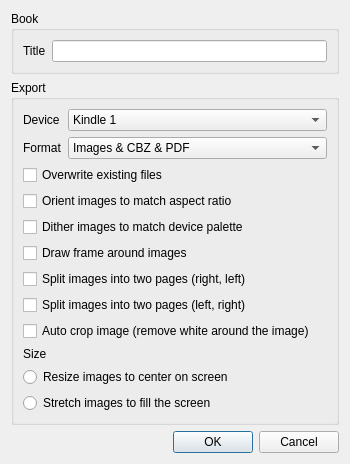
<?xml version="1.0" encoding="UTF-8"?>
<ui version="4.0">
 <class>DialogOptions</class>
 <widget class="QDialog" name="DialogOptions">
  <property name="geometry">
   <rect>
    <x>0</x>
    <y>0</y>
    <width>350</width>
    <height>363</height>
   </rect>
  </property>
  <property name="windowTitle">
   <string>Options</string>
  </property>
  <layout class="QVBoxLayout" name="verticalLayout">
   <item>
    <widget class="QGroupBox" name="groupBox">
     <property name="title">
      <string>Book</string>
     </property>
     <property name="flat">
      <bool>false</bool>
     </property>
     <layout class="QFormLayout" name="formLayout">
      <item row="0" column="0">
       <widget class="QLabel" name="label">
        <property name="text">
         <string>Title</string>
        </property>
       </widget>
      </item>
      <item row="0" column="1">
       <widget class="QLineEdit" name="lineEditTitle"/>
      </item>
     </layout>
    </widget>
   </item>
   <item>
    <widget class="QGroupBox" name="groupBox_2">
     <property name="title">
      <string>Export</string>
     </property>
     <layout class="QVBoxLayout" name="verticalLayout_2">
      <item>
       <layout class="QFormLayout" name="formLayout_2">
        <property name="fieldGrowthPolicy">
         <enum>QFormLayout::AllNonFixedFieldsGrow</enum>
        </property>
        <item row="0" column="0">
         <widget class="QLabel" name="label_2">
          <property name="text">
           <string>Device</string>
          </property>
         </widget>
        </item>
        <item row="0" column="1">
         <widget class="QComboBox" name="comboBoxDevice">
          <item>
           <property name="text">
            <string>Kindle 1</string>
           </property>
          </item>
          <item>
           <property name="text">
            <string>Kindle 2</string>
           </property>
          </item>
          <item>
           <property name="text">
            <string>Kindle 3</string>
           </property>
          </item>
          <item>
           <property name="text">
            <string>Kindle 4</string>
           </property>
          </item>
          <item>
           <property name="text">
            <string>Kindle 5</string>
           </property>
          </item>
          <item>
           <property name="text">
            <string>Kindle DX</string>
           </property>
          </item>
          <item>
           <property name="text">
            <string>Kindle DXG</string>
           </property>
          </item>
          <item>
           <property name="text">
            <string>Kindle Touch</string>
           </property>
          </item>
          <item>
           <property name="text">
            <string>Kindle Paperwhite</string>
           </property>
          </item>
          <item>
           <property name="text">
            <string>Kindle Paperwhite 3</string>
           </property>
          </item>
          <item>
           <property name="text">
            <string>KoBo Aura H2o</string>
           </property>
          </item>
         </widget>
        </item>
        <item row="1" column="0">
         <widget class="QLabel" name="labelFormat">
          <property name="text">
           <string>Format</string>
          </property>
         </widget>
        </item>
        <item row="1" column="1">
         <widget class="QComboBox" name="comboBoxFormat">
          <item>
           <property name="text">
            <string>Images &amp; CBZ &amp; PDF</string>
           </property>
          </item>
          <item>
           <property name="text">
            <string>Images only</string>
           </property>
          </item>
          <item>
           <property name="text">
            <string>PDF only</string>
           </property>
          </item>
          <item>
           <property name="text">
            <string>CBZ only</string>
           </property>
          </item>
         </widget>
        </item>
       </layout>
      </item>
      <item>
       <widget class="QCheckBox" name="checkboxOverwrite">
        <property name="text">
         <string>Overwrite existing files</string>
        </property>
       </widget>
      </item>
      <item>
       <widget class="QCheckBox" name="checkboxOrient">
        <property name="text">
         <string>Orient images to match aspect ratio</string>
        </property>
       </widget>
      </item>
      <item>
       <widget class="QCheckBox" name="checkboxQuantize">
        <property name="text">
         <string>Dither images to match device palette</string>
        </property>
       </widget>
      </item>
      <item>
       <widget class="QCheckBox" name="checkboxFrame">
        <property name="text">
         <string>Draw frame around images</string>
        </property>
       </widget>
      </item>
      <item>
       <widget class="QCheckBox" name="checkboxSplit">
        <property name="text">
         <string>Split images into two pages (right, left)</string>
        </property>
       </widget>
      </item>
      <item>
       <widget class="QCheckBox" name="checkboxSplitInverse">
        <property name="text">
         <string>Split images into two pages (left, right)</string>
        </property>
       </widget>
      </item>
      <item>
       <widget class="QCheckBox" name="checkboxAutoCrop">
        <property name="text">
         <string>Auto crop image (remove white around the image)</string>
        </property>
       </widget>
      </item>
      <item>
         <widget class="QLabel" name="label_3">
          <property name="text">
           <string>Size</string>
          </property>
         </widget>
        </item>
      <item>
       <widget class="QRadioButton" name="checkboxResize">
        <property name="text">
         <string>Resize images to center on screen</string>
        </property>
       </widget>
      </item>
      <item>
       <widget class="QRadioButton" name="checkboxStretch">
        <property name="text">
         <string>Stretch images to fill the screen</string>
        </property>
       </widget>
      </item>
     </layout>
    </widget>
   </item>
   <item>
    <spacer name="verticalSpacer">
     <property name="orientation">
      <enum>Qt::Vertical</enum>
     </property>
     <property name="sizeHint" stdset="0">
      <size>
       <width>20</width>
       <height>40</height>
      </size>
     </property>
    </spacer>
   </item>
   <item>
    <widget class="QDialogButtonBox" name="buttonBox">
     <property name="standardButtons">
      <set>QDialogButtonBox::Cancel|QDialogButtonBox::Ok</set>
     </property>
    </widget>
   </item>
  </layout>
 </widget>
 <resources/>
 <connections>
  <connection>
   <sender>buttonBox</sender>
   <signal>accepted()</signal>
   <receiver>DialogOptions</receiver>
   <slot>accept()</slot>
   <hints>
    <hint type="sourcelabel">
     <x>248</x>
     <y>254</y>
    </hint>
    <hint type="destinationlabel">
     <x>157</x>
     <y>274</y>
    </hint>
   </hints>
  </connection>
  <connection>
   <sender>buttonBox</sender>
   <signal>rejected()</signal>
   <receiver>DialogOptions</receiver>
   <slot>reject()</slot>
   <hints>
    <hint type="sourcelabel">
     <x>316</x>
     <y>260</y>
    </hint>
    <hint type="destinationlabel">
     <x>286</x>
     <y>274</y>
    </hint>
   </hints>
  </connection>
 </connections>
</ui>
